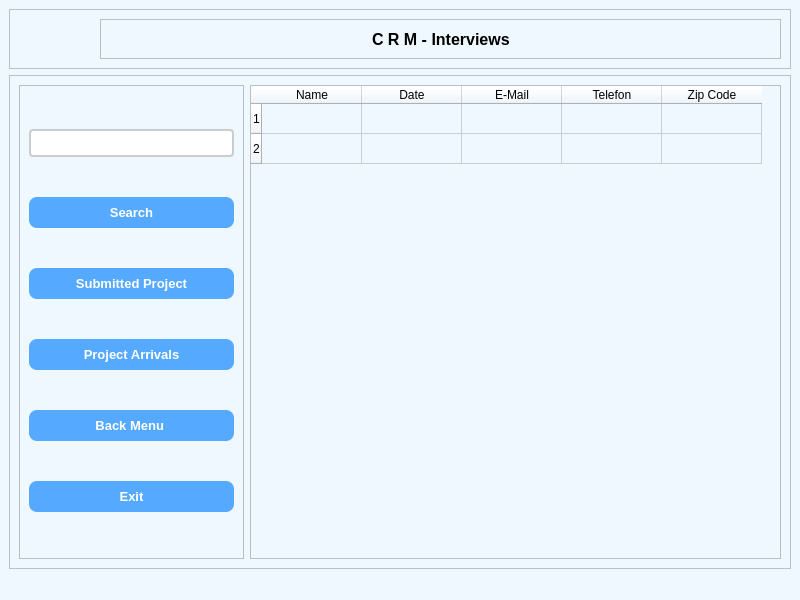
<?xml version="1.0" encoding="UTF-8"?>
<ui version="4.0">
 <class>MainWindow</class>
 <widget class="QMainWindow" name="MainWindow">
  <property name="geometry">
   <rect>
    <x>0</x>
    <y>0</y>
    <width>800</width>
    <height>600</height>
   </rect>
  </property>
  <property name="font">
   <font>
    <pointsize>10</pointsize>
   </font>
  </property>
  <property name="windowTitle">
   <string>MainWindow</string>
  </property>
  <property name="autoFillBackground">
   <bool>false</bool>
  </property>
  <property name="styleSheet">
   <string notr="true">QWidget {
    background-color: #f0f8ff;
}

QPushButton {
    background-color: #4CAF50;
    color: white;
    border-radius: 8px;
    padding: 5px;
}

QPushButton:hover {
    background-color: #45a049;
}

QLineEdit {
    border: 2px solid #ccc;
    border-radius: 4px;
    padding: 4px;
    background-color: #ffffff;
}
</string>
  </property>
  <widget class="QWidget" name="centralwidget">
   <layout class="QVBoxLayout" name="verticalLayout_2">
    <item>
     <widget class="QFrame" name="frame_2">
      <property name="frameShape">
       <enum>QFrame::StyledPanel</enum>
      </property>
      <property name="frameShadow">
       <enum>QFrame::Raised</enum>
      </property>
      <layout class="QHBoxLayout" name="horizontalLayout_2">
       <item>
        <spacer name="horizontalSpacer">
         <property name="orientation">
          <enum>Qt::Horizontal</enum>
         </property>
         <property name="sizeType">
          <enum>QSizePolicy::Fixed</enum>
         </property>
         <property name="sizeHint" stdset="0">
          <size>
           <width>68</width>
           <height>20</height>
          </size>
         </property>
        </spacer>
       </item>
       <item>
        <widget class="QLabel" name="label_2">
         <property name="text">
          <string/>
         </property>
         <property name="pixmap">
          <pixmap>Icons/logo_vit_7_3.png</pixmap>
         </property>
        </widget>
       </item>
       <item>
        <widget class="QFrame" name="frame_7">
         <property name="frameShape">
          <enum>QFrame::StyledPanel</enum>
         </property>
         <property name="frameShadow">
          <enum>QFrame::Raised</enum>
         </property>
         <layout class="QHBoxLayout" name="horizontalLayout">
          <item>
           <spacer name="horizontalSpacer_3">
            <property name="orientation">
             <enum>Qt::Horizontal</enum>
            </property>
            <property name="sizeHint" stdset="0">
             <size>
              <width>40</width>
              <height>20</height>
             </size>
            </property>
           </spacer>
          </item>
          <item>
           <widget class="QLabel" name="label_3">
            <property name="font">
             <font>
              <pointsize>12</pointsize>
              <weight>75</weight>
              <bold>true</bold>
             </font>
            </property>
            <property name="text">
             <string>C R M - Interviews</string>
            </property>
           </widget>
          </item>
          <item>
           <spacer name="horizontalSpacer_4">
            <property name="orientation">
             <enum>Qt::Horizontal</enum>
            </property>
            <property name="sizeHint" stdset="0">
             <size>
              <width>40</width>
              <height>20</height>
             </size>
            </property>
           </spacer>
          </item>
         </layout>
        </widget>
       </item>
      </layout>
     </widget>
    </item>
    <item>
     <widget class="QFrame" name="frame_3">
      <property name="frameShape">
       <enum>QFrame::StyledPanel</enum>
      </property>
      <property name="frameShadow">
       <enum>QFrame::Raised</enum>
      </property>
      <layout class="QHBoxLayout" name="horizontalLayout_3">
       <item>
        <widget class="QFrame" name="frame">
         <property name="maximumSize">
          <size>
           <width>225</width>
           <height>16777215</height>
          </size>
         </property>
         <property name="frameShape">
          <enum>QFrame::StyledPanel</enum>
         </property>
         <property name="frameShadow">
          <enum>QFrame::Raised</enum>
         </property>
         <layout class="QVBoxLayout" name="verticalLayout">
          <item>
           <widget class="QLineEdit" name="interview_linedit_input">
            <property name="sizePolicy">
             <sizepolicy hsizetype="Expanding" vsizetype="Fixed">
              <horstretch>0</horstretch>
              <verstretch>0</verstretch>
             </sizepolicy>
            </property>
            <property name="minimumSize">
             <size>
              <width>205</width>
              <height>0</height>
             </size>
            </property>
           </widget>
          </item>
          <item>
           <widget class="QPushButton" name="interview_buton_search">
            <property name="sizePolicy">
             <sizepolicy hsizetype="Expanding" vsizetype="Fixed">
              <horstretch>0</horstretch>
              <verstretch>0</verstretch>
             </sizepolicy>
            </property>
            <property name="minimumSize">
             <size>
              <width>205</width>
              <height>0</height>
             </size>
            </property>
            <property name="font">
             <font>
              <pointsize>10</pointsize>
              <weight>75</weight>
              <bold>true</bold>
             </font>
            </property>
            <property name="layoutDirection">
             <enum>Qt::LeftToRight</enum>
            </property>
            <property name="styleSheet">
             <string notr="true">QPushButton {
    background-color: #55aaff;
    color: white;
    border-radius: 8px;
    padding: 8px;
    font-weight: bold;
}

QPushButton:hover {
    background-color: #8263c6;
}

QPushButton:pressed {
    background-color: #594097;
}
</string>
            </property>
            <property name="text">
             <string>Search</string>
            </property>
            <property name="icon">
             <iconset>
              <normaloff>Icons/search.png</normaloff>Icons/search.png</iconset>
            </property>
            <property name="iconSize">
             <size>
              <width>16</width>
              <height>16</height>
             </size>
            </property>
           </widget>
          </item>
          <item>
           <widget class="QPushButton" name="interview_buton_sub_poject">
            <property name="sizePolicy">
             <sizepolicy hsizetype="Expanding" vsizetype="Fixed">
              <horstretch>0</horstretch>
              <verstretch>0</verstretch>
             </sizepolicy>
            </property>
            <property name="minimumSize">
             <size>
              <width>205</width>
              <height>0</height>
             </size>
            </property>
            <property name="font">
             <font>
              <pointsize>10</pointsize>
              <weight>75</weight>
              <bold>true</bold>
             </font>
            </property>
            <property name="styleSheet">
             <string notr="true">QPushButton {
    background-color: #55aaff;
    color: white;
    border-radius: 8px;
    padding: 8px;
    font-weight: bold;
}

QPushButton:hover {
    background-color: #8263c6;
}

QPushButton:pressed {
    background-color: #594097;
}
</string>
            </property>
            <property name="text">
             <string>Submitted Project</string>
            </property>
            <property name="icon">
             <iconset>
              <normaloff>Icons/submitted_project.png</normaloff>Icons/submitted_project.png</iconset>
            </property>
           </widget>
          </item>
          <item>
           <widget class="QPushButton" name="interview_buton_arriv_project">
            <property name="sizePolicy">
             <sizepolicy hsizetype="Expanding" vsizetype="Fixed">
              <horstretch>0</horstretch>
              <verstretch>0</verstretch>
             </sizepolicy>
            </property>
            <property name="minimumSize">
             <size>
              <width>205</width>
              <height>0</height>
             </size>
            </property>
            <property name="font">
             <font>
              <pointsize>10</pointsize>
              <weight>75</weight>
              <bold>true</bold>
             </font>
            </property>
            <property name="styleSheet">
             <string notr="true">QPushButton {
    background-color: #55aaff;
    color: white;
    border-radius: 8px;
    padding: 8px;
    font-weight: bold;
}

QPushButton:hover {
    background-color: #8263c6;
}

QPushButton:pressed {
    background-color: #594097;
}
</string>
            </property>
            <property name="text">
             <string>Project Arrivals</string>
            </property>
            <property name="icon">
             <iconset>
              <normaloff>Icons/project_arrivals.png</normaloff>Icons/project_arrivals.png</iconset>
            </property>
           </widget>
          </item>
          <item>
           <widget class="QPushButton" name="interview_buton_backmenu">
            <property name="sizePolicy">
             <sizepolicy hsizetype="Expanding" vsizetype="Fixed">
              <horstretch>0</horstretch>
              <verstretch>0</verstretch>
             </sizepolicy>
            </property>
            <property name="minimumSize">
             <size>
              <width>205</width>
              <height>0</height>
             </size>
            </property>
            <property name="font">
             <font>
              <pointsize>10</pointsize>
              <weight>75</weight>
              <bold>true</bold>
             </font>
            </property>
            <property name="styleSheet">
             <string notr="true">QPushButton {
    background-color: #55aaff;
    color: white;
    border-radius: 8px;
    padding: 8px;
    font-weight: bold;
}

QPushButton:hover {
    background-color: #8263c6;
}

QPushButton:pressed {
    background-color: #594097;
}
</string>
            </property>
            <property name="text">
             <string>Back Menu </string>
            </property>
            <property name="icon">
             <iconset>
              <normaloff>Icons/back_menu.png</normaloff>Icons/back_menu.png</iconset>
            </property>
           </widget>
          </item>
          <item>
           <widget class="QPushButton" name="interview_buton_exit">
            <property name="sizePolicy">
             <sizepolicy hsizetype="Expanding" vsizetype="Fixed">
              <horstretch>0</horstretch>
              <verstretch>0</verstretch>
             </sizepolicy>
            </property>
            <property name="minimumSize">
             <size>
              <width>205</width>
              <height>0</height>
             </size>
            </property>
            <property name="font">
             <font>
              <pointsize>10</pointsize>
              <weight>75</weight>
              <bold>true</bold>
             </font>
            </property>
            <property name="styleSheet">
             <string notr="true">QPushButton {
    background-color: #55aaff;
    color: white;
    border-radius: 8px;
    padding: 8px;
    font-weight: bold;
}

QPushButton:hover {
    background-color: #8263c6;
}

QPushButton:pressed {
    background-color: #594097;
}
</string>
            </property>
            <property name="text">
             <string>Exit</string>
            </property>
            <property name="icon">
             <iconset>
              <normaloff>Icons/exit-icon.png</normaloff>Icons/exit-icon.png</iconset>
            </property>
           </widget>
          </item>
         </layout>
        </widget>
       </item>
       <item>
        <widget class="QTableWidget" name="interview_table_result">
         <row>
          <property name="text">
           <string>1</string>
          </property>
         </row>
         <row>
          <property name="text">
           <string>2</string>
          </property>
         </row>
         <column>
          <property name="text">
           <string>Name</string>
          </property>
         </column>
         <column>
          <property name="text">
           <string>Date</string>
          </property>
         </column>
         <column>
          <property name="text">
           <string>E-Mail</string>
          </property>
         </column>
         <column>
          <property name="text">
           <string>Telefon</string>
          </property>
         </column>
         <column>
          <property name="text">
           <string>Zip Code</string>
          </property>
         </column>
        </widget>
       </item>
      </layout>
     </widget>
    </item>
   </layout>
  </widget>
  <widget class="QStatusBar" name="statusbar"/>
 </widget>
 <resources/>
 <connections/>
</ui>
